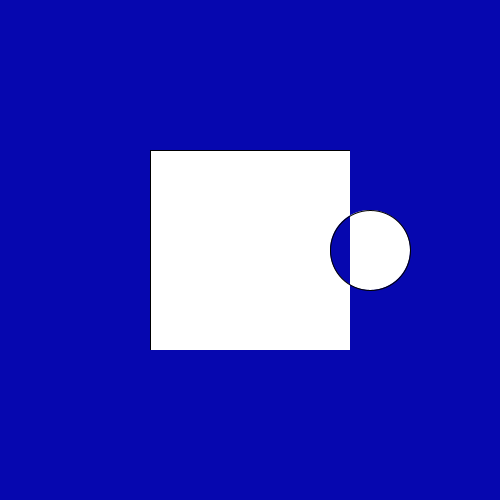
Frame 1 (no input)
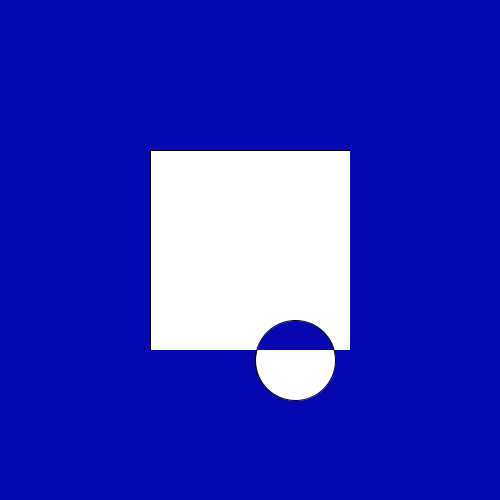
Frame 60 (the mouse pressed at the canvas centre just before this capture)
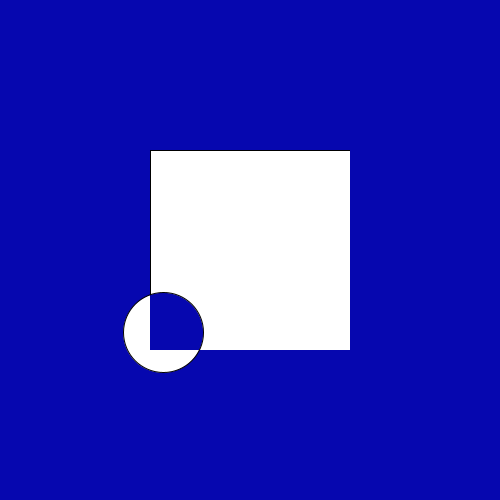
Frame 120 (the mouse held since frame 60 and released just before this capture)

The Processing sketch that drew these frames (run headless with seeded random() and noise(); from frame 60 on, the mouse is pressed at the canvas centre):

// Processing sketch: sketch_20102017
// ── sketch_20102017.pde
float x,y;
float angle = 0;

float speed = 0.02;
void setup() {
  size(500,500);
  smooth();
  imageMode(CENTER);
  rectMode(CENTER);
}

void draw() {
  background(6,7,175);
  update();
  fill(255);
  ellipse(x,y,80,80);
  clip(width/2, height/2, 200,200);
  rect(width/2, height/2, 200,200);
  fill(6,7,175);
  ellipse(x,y,80,80);
}

void update(){
  x = 250 + (120 * cos(angle));
  y = 250 + (120 * sin(angle));
  angle = angle + speed;
}
